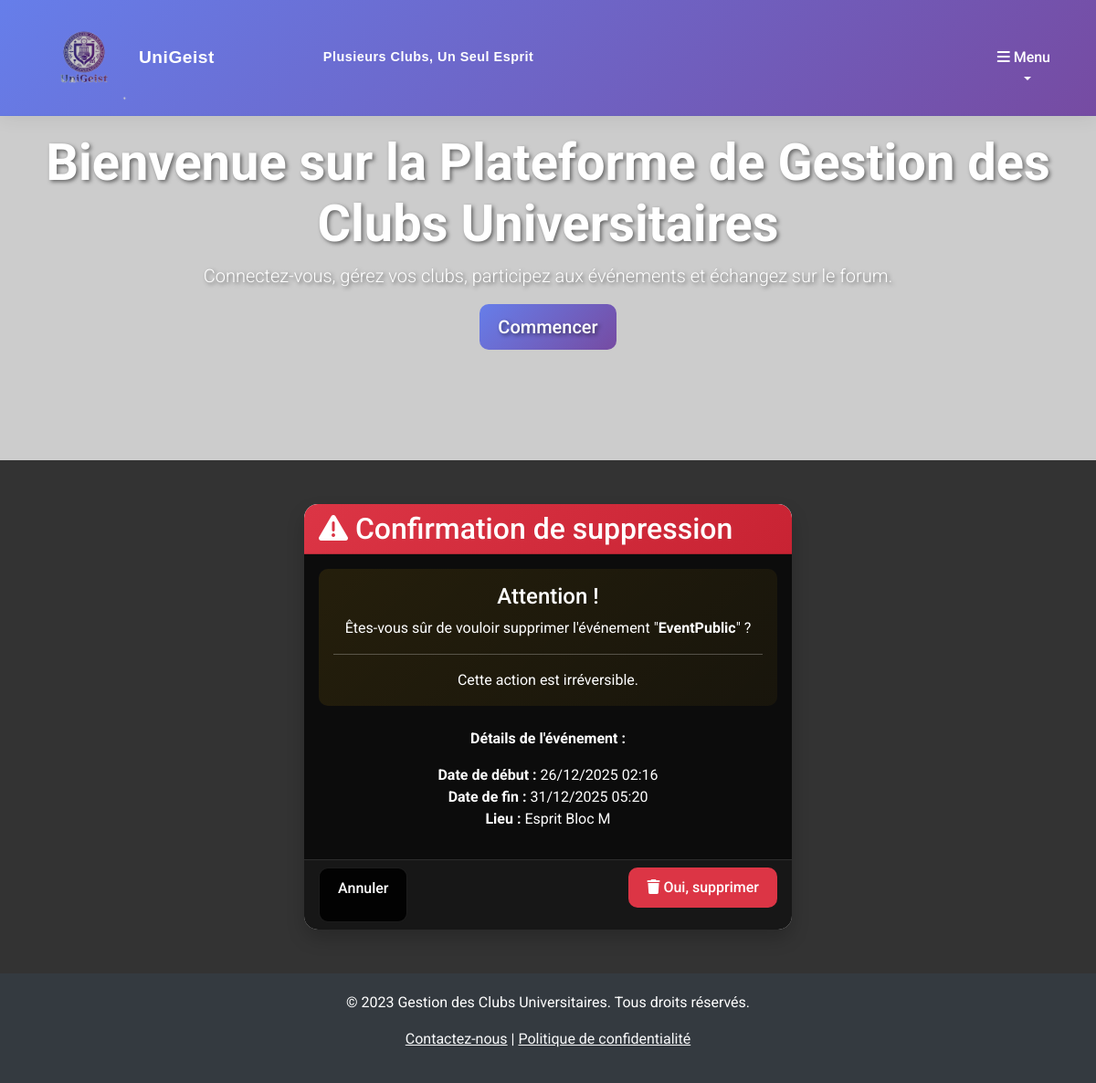
Page /evenements/supprimer/2/ on the committed database.
### appEvenements/models.py (models this page shows, shortened)
class Evenement(models.Model):
    id=models.AutoField(primary_key=True)
    titre = models.CharField(max_length=200, validators=[MinLengthValidator(6,"Le titre doit avoir au moins 6 caractères"), MaxLengthValidator(200), RegexValidator(r'^[a-zA-Z0-9\s.,!?-]+$', message="Le titre ne peut contenir que des lettres, chiffres, espaces et ponctuation basique.")])
    description = models.TextField( max_length=1000, validators=[validators.MinLengthValidator(10), validators.MaxLengthValidator(1000), validators.RegexValidator(r'^[a-zA-Z0-9\s.,!?-]+$', message="La description ne peut contenir que des lettres, chiffres, espaces et ponctuation basique.")])
    date_debut = models.DateTimeField()
    date_fin = models.DateTimeField()
    lieu = models.CharField(max_length=200, validators=[validators.MinLengthValidator(5), validators.MaxLengthValidator(200), validators.RegexValidator(r'^[a-zA-Z0-9\s.,!?-]+$', message="Le lieu ne peut contenir que des lettres, chiffres, espaces et ponctuation basique.")])
    statut = models.CharField(max_length=50, choices=[('planifie', 'Planifié'), ('en_cours', 'En cours'), ('termine', 'Terminé'), ('annule', 'Annulé')])
    visibilite = models.CharField(max_length=50, choices=[('public', 'Public'), ('prive', 'Privé')])
    max_participants = models.PositiveIntegerField(default=100, help_text="Nombre maximum de participants")
    featured = models.BooleanField(default=False, help_text="Événement à la une")
    promotion_image = models.FileField(upload_to='promotions/', blank=True, null=True, help_text="Image de promotion")
    promotion_description = models.TextField(blank=True, null=True, help_text="Description de promotion")

### appEvenements/views.py (the view)
# urls.py: path('supprimer/<int:evenement_id>/', DeleteEvenementView.as_view(), name='annuler'),
class DeleteEvenementView(DeleteView):
    model = Evenement
    template_name = 'appEvenements/confirm_delete.html'
    pk_url_kwarg = 'evenement_id'
    success_url = '/evenements/liste/'
    failure_url = '/evenements/liste/'

### templates/appEvenements/confirm_delete.html (shortened to what this page needs)
{% extends 'base.html' %}
{% load static %}
{% block content %}
<div class="container mt-5">
    <div class="row justify-content-center">
        <div class="col-md-6">
            <div class="card" style="background: rgba(255, 255, 255, 0.9); backdrop-filter: blur(10px); border-radius: 15px; box-shadow: 0 10px 20px rgba(0, 0, 0, 0.2);">
                <div class="card-header" style="background: linear-gradient(135deg, #dc3545 0%, #c82333 100%); color: white; border-radius: 15px 15px 0 0;">
                    <h2 class="mb-0"><i class="fas fa-exclamation-triangle"></i> Confirmation de suppression</h2>
                </div>
                <div class="card-body text-center">
                    <div class="alert alert-warning" role="alert">
                        <h4 class="alert-heading">Attention !</h4>
                        <p>Êtes-vous sûr de vouloir supprimer l'événement "<strong>{{ object.titre }}</strong>" ?</p>
                        <hr>
                        <p class="mb-0">Cette action est irréversible.</p>
                    </div>
                    <div class="mt-4">
                        <p><strong>Détails de l'événement :</strong></p>
                        <ul class="list-unstyled">
                            <li><strong>Date de début :</strong> {{ object.date_debut|date:"d/m/Y H:i" }}</li>
                            <li><strong>Date de fin :</strong> {{ object.date_fin|date:"d/m/Y H:i" }}</li>
                            <li><strong>Lieu :</strong> {{ object.lieu }}</li>
                        </ul>
                    </div>
                </div>
                <div class="card-footer">
                    <div class="d-flex justify-content-between">
                        <a href="{% url 'appEvenements:details' object.id %}" class="btn btn-secondary">Annuler</a>
                        <form method="POST" class="d-inline">
                            <button type="submit" class="btn btn-danger">
                                <i class="fas fa-trash"></i> Oui, supprimer
                            </button>
                        </form>
                    </div>
                </div>
            </div>
        </div>
    </div>
</div>
{% endblock %}

### static/css/style.css (style rules this page uses)
body { font-family: 'Roboto', sans-serif; background: #333333; color: #ffffff; min-height: 100vh; }
.btn { border-radius: 10px; padding: 10px 20px; font-weight: 500; transition: all 0.3s ease; }
.btn-secondary { background: rgba(0, 0, 0, 0.9); color: #ffffff; border: 1px solid rgba(255, 255, 255, 0.1); }
.btn-danger { background: #dc3545; border: none; }
.card { border: none; border-radius: 15px; overflow: hidden; transition: transform 0.3s ease, box-shadow 0.3s ease; }
.card-header { border-radius: 15px 15px 0 0 !important; }
.card-body { background: rgba(0, 0, 0, 0.95); color: #ffffff; }
.card-footer { background: rgba(0, 0, 0, 0.9); border-top: 1px solid rgba(255, 255, 255, 0.1); color: #ffffff; }
.alert-warning { background: linear-gradient(135deg, rgba(255, 193, 7, 0.1) 0%, rgba(255, 193, 7, 0.05) 100%); border-left: 4px solid #ffc107; color: #ffffff; }
.alert { border-radius: 10px; border: none; }

### rows in the picture
Evenement: titre "EventPublic", date_debut "26/12/2025 02:16", date_fin "31/12/2025 05:20", lieu "Esprit Bloc M"
